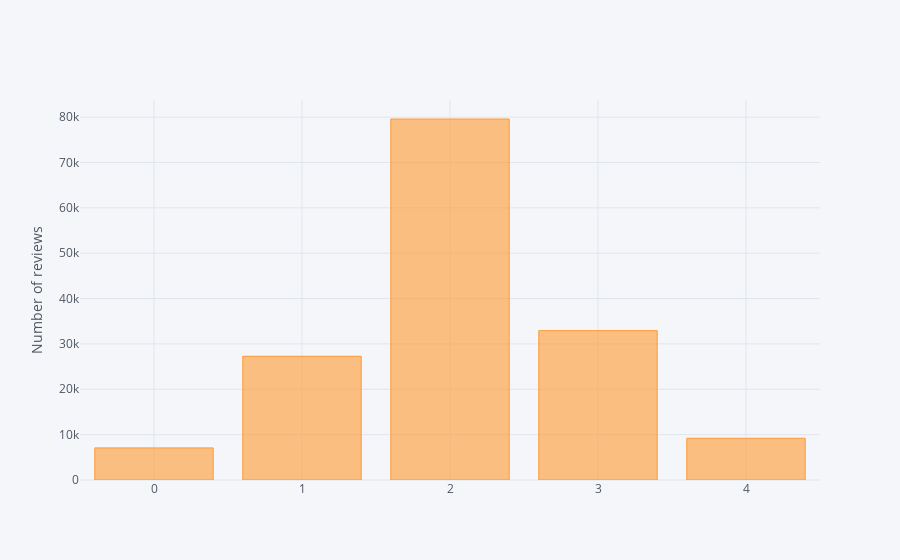

The cell this chart's notebook holds for it:
### Code cell
df.Sentiment.value_counts().sort_values(ascending=False).iplot(kind='bar',yTitle='Number of reviews')

### Figure 1 — Plotly figure (JSON) as saved in the notebook; plotly's stock layout.template omitted (floating-point values rounded to 4 significant figures)
{"data": [{"marker": {"color": "rgba(255, 153, 51, 0.6)", "line": {"color": "rgba(255, 153, 51, 1.0)", "width": 1}}, "name": "Sentiment", "orientation": "v", "text": "", "type": "bar", "uid": "4d4f3b1c-84e9-49df-a40f-e5cc3461a5dc", "x": [2, 3, 1, 4, 0], "y": [79582, 32927, 27273, 9206, 7072]}], "layout": {"legend": {"bgcolor": "#F5F6F9", "font": {"color": "#4D5663"}}, "paper_bgcolor": "#F5F6F9", "plot_bgcolor": "#F5F6F9", "title": {"font": {"color": "#4D5663"}}, "xaxis": {"gridcolor": "#E1E5ED", "showgrid": true, "tickfont": {"color": "#4D5663"}, "title": {"font": {"color": "#4D5663"}, "text": ""}, "zerolinecolor": "#E1E5ED"}, "yaxis": {"gridcolor": "#E1E5ED", "showgrid": true, "tickfont": {"color": "#4D5663"}, "title": {"font": {"color": "#4D5663"}, "text": "Number of reviews"}, "zerolinecolor": "#E1E5ED"}}}
